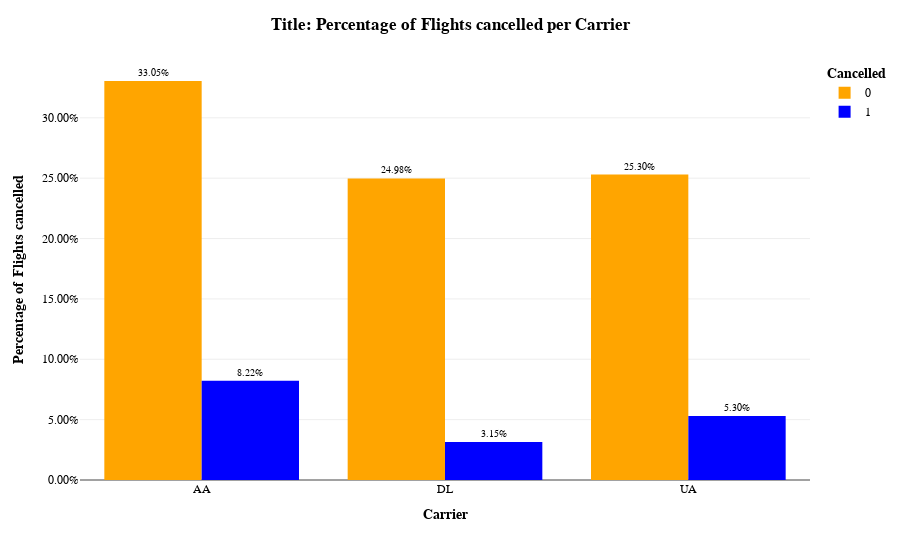

Notebook source saved alongside this figure:
### Markdown cell above
> below Graph shows a comparison of percetage Flights cancelled for each Carrier.
* Highest Number of cancellation are for AA (8.3%) followed by UA (5.3%)

### Code cell
(
    df_mean
    .plot.bar(x="uniq_carrier", y = "perc_flight_cancel",     
              barmode='group', 
              color= "cancelled",
              color_discrete_map={0: 'orange',1: 'blue'},
              labels = "count_cancel", text_auto = True ) 
     .update_traces(textposition='outside', textfont_size =10, 
     #marker_color = ["green", "red", "orange"]
     )       
     .update_yaxes(tickformat= ".2%") 
     .update_layout(                
             template = 'presentation',         
             title = "<b> Title: Percentage of Flights cancelled per Carrier </b>",
             xaxis_title = "<b>Carrier<b>",
             yaxis_title= "<b>Percentage of Flights cancelled<b>",
             font_family="Courier New",
             font_color="black",
             font_size = 12,
             title_font_family="Times New Roman",
             title_font_color="black",        
             legend_title_font_color= "grey",
             legend_title= "<b>Cancelled<b>"
             )        
    )

### Figure 1 — Plotly figure (JSON) as saved in the notebook; plotly's stock layout.template omitted (floating-point values rounded to 4 significant figures)
{"data": [{"alignmentgroup": "True", "hovertemplate": "cancelled=0<br>uniq_carrier=%{x}<br>perc_flight_cancel=%{y}<extra></extra>", "legendgroup": "0", "marker": {"color": "orange", "pattern": {"shape": ""}}, "name": "0", "offsetgroup": "0", "orientation": "v", "showlegend": true, "textfont": {"size": 10}, "textposition": "outside", "texttemplate": "%{y}", "type": "bar", "x": ["AA", "DL", "UA"], "xaxis": "x", "y": [0.3305, 0.2498, 0.253], "yaxis": "y"}, {"alignmentgroup": "True", "hovertemplate": "cancelled=1<br>uniq_carrier=%{x}<br>perc_flight_cancel=%{y}<extra></extra>", "legendgroup": "1", "marker": {"color": "blue", "pattern": {"shape": ""}}, "name": "1", "offsetgroup": "1", "orientation": "v", "showlegend": true, "textfont": {"size": 10}, "textposition": "outside", "texttemplate": "%{y}", "type": "bar", "x": ["AA", "DL", "UA"], "xaxis": "x", "y": [0.0822, 0.0315, 0.053], "yaxis": "y"}], "layout": {"barmode": "group", "font": {"color": "black", "family": "Courier New", "size": 12}, "legend": {"title": {"text": "<b>Cancelled<b>"}, "tracegroupgap": 0}, "margin": {"t": 60}, "title": {"font": {"color": "black", "family": "Times New Roman"}, "text": "<b> Title: Percentage of Flights cancelled per Carrier </b>"}, "xaxis": {"anchor": "y", "domain": [0, 1], "title": {"text": "<b>Carrier<b>"}}, "yaxis": {"anchor": "x", "domain": [0, 1], "tickformat": ".2%", "title": {"text": "<b>Percentage of Flights cancelled<b>"}}}}
